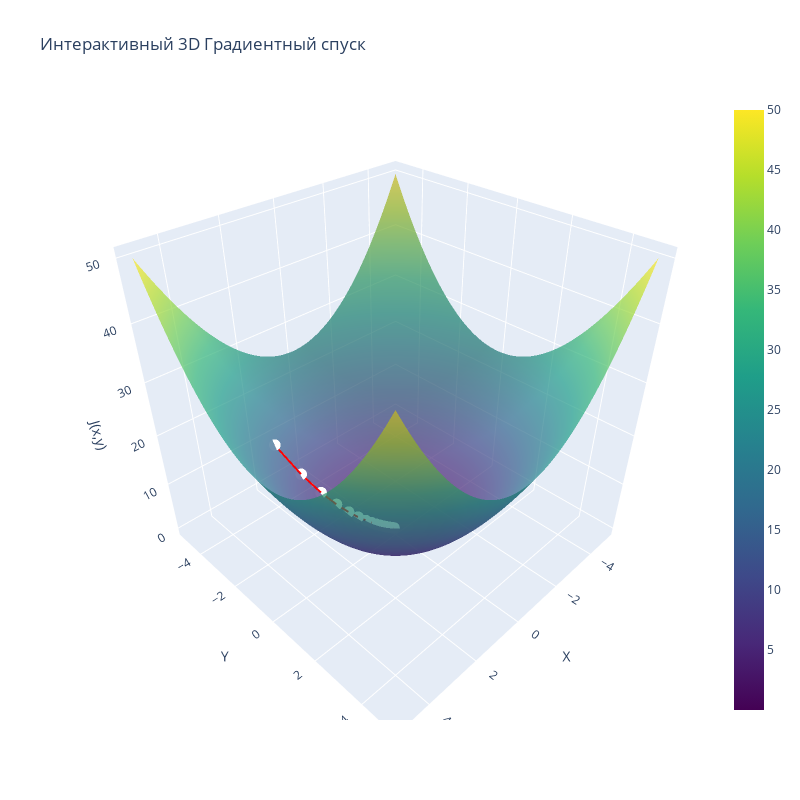

Notebook code for this chart:
### Code cell
import plotly.graph_objects as go
import numpy as np

def plot_interactive_3d(history):
    # 1. Создаем сетку для поверхности
    x_range = np.linspace(-5, 5, 100)
    y_range = np.linspace(-5, 5, 100)
    X, Y = np.meshgrid(x_range, y_range)
    Z = X**2 + Y**2

    # 2. Извлекаем путь спуска
    hist_x = np.array([p[0] for p in history])
    hist_y = np.array([p[1] for p in history])
    hist_z = hist_x**2 + hist_y**2

    fig = go.Figure()

    # Добавляем поверхность чаши
    fig.add_trace(go.Surface(x=x_range, y=y_range, z=Z, colorscale='Viridis', opacity=0.7))

    # Добавляем линию пути спуска
    fig.add_trace(go.Scatter3d(x=hist_x, y=hist_y, z=hist_z,
                               mode='lines+markers',
                               line=dict(color='red', width=4),
                               marker=dict(size=4, color='white'),
                               name='Путь спуска'))

    fig.update_layout(title='Интерактивный 3D Градиентный спуск',
                      scene=dict(xaxis_title='X', yaxis_title='Y', zaxis_title='J(x,y)'),
                      width=800, height=800)
    
    fig.show()

plot_interactive_3d(history)

### Figure 1 — Plotly figure (JSON) as saved in the notebook; plotly's stock layout.template omitted (floating-point values rounded to 4 significant figures; data arrays with more than 128 entries replaced by an {"elided": "..."} marker saying what was removed)
{"data": [{"colorscale": [[0, "#440154"], [0.1111, "#482878"], [0.2222, "#3e4989"], [0.3333, "#31688e"], [0.4444, "#26828e"], [0.5556, "#1f9e89"], [0.6667, "#35b779"], [0.7778, "#6ece58"], [0.8889, "#b5de2b"], [1, "#fde725"]], "opacity": 0.7, "type": "surface", "x": [-5.0, -4.899, -4.798, -4.697, -4.596, -4.495, -4.394, -4.293, -4.192, -4.091, -3.99, -3.889, -3.788, -3.687, -3.586, -3.485, -3.384, -3.283, -3.182, -3.081, -2.98, -2.879, -2.778, -2.677, -2.576, -2.475, -2.374, -2.273, -2.172, -2.071, -1.97, -1.869, -1.768, -1.667, -1.566, -1.465, -1.364, -1.263, -1.162, -1.061, -0.9596, -0.8586, -0.7576, -0.6566, -0.5556, -0.4545, -0.3535, -0.2525, -0.1515, -0.05051, 0.05051, 0.1515, 0.2525, 0.3535, 0.4545, 0.5556, 0.6566, 0.7576, 0.8586, 0.9596, 1.061, 1.162, 1.263, 1.364, 1.465, 1.566, 1.667, 1.768, 1.869, 1.97, 2.071, 2.172, 2.273, 2.374, 2.475, 2.576, 2.677, 2.778, 2.879, 2.98, 3.081, 3.182, 3.283, 3.384, 3.485, 3.586, 3.687, 3.788, 3.889, 3.99, 4.091, 4.192, 4.293, 4.394, 4.495, 4.596, 4.697, 4.798, 4.899, 5.0], "y": [-5.0, -4.899, -4.798, -4.697, -4.596, -4.495, -4.394, -4.293, -4.192, -4.091, -3.99, -3.889, -3.788, -3.687, -3.586, -3.485, -3.384, -3.283, -3.182, -3.081, -2.98, -2.879, -2.778, -2.677, -2.576, -2.475, -2.374, -2.273, -2.172, -2.071, -1.97, -1.869, -1.768, -1.667, -1.566, -1.465, -1.364, -1.263, -1.162, -1.061, -0.9596, -0.8586, -0.7576, -0.6566, -0.5556, -0.4545, -0.3535, -0.2525, -0.1515, -0.05051, 0.05051, 0.1515, 0.2525, 0.3535, 0.4545, 0.5556, 0.6566, 0.7576, 0.8586, 0.9596, 1.061, 1.162, 1.263, 1.364, 1.465, 1.566, 1.667, 1.768, 1.869, 1.97, 2.071, 2.172, 2.273, 2.374, 2.475, 2.576, 2.677, 2.778, 2.879, 2.98, 3.081, 3.182, 3.283, 3.384, 3.485, 3.586, 3.687, 3.788, 3.889, 3.99, 4.091, 4.192, 4.293, 4.394, 4.495, 4.596, 4.697, 4.798, 4.899, 5.0], "z": {"elided": "100x100 float values"}}, {"line": {"color": "red", "width": 4}, "marker": {"color": "white", "size": 4}, "mode": "lines+markers", "name": "Путь спуска", "type": "scatter3d", "x": [2.4, 1.92, 1.536, 1.229, 0.983, 0.7864, 0.6291, 0.5033, 0.4027, 0.3221, 0.2577, 0.2062, 0.1649, 0.1319, 0.1056, 0.08444, 0.06755, 0.05404, 0.04323, 0.03459], "y": [-3.2, -2.56, -2.048, -1.638, -1.311, -1.049, -0.8389, -0.6711, -0.5369, -0.4295, -0.3436, -0.2749, -0.2199, -0.1759, -0.1407, -0.1126, -0.09007, -0.07206, -0.05765, -0.04612], "z": [16.0, 10.24, 6.554, 4.194, 2.684, 1.718, 1.1, 0.7037, 0.4504, 0.2882, 0.1845, 0.1181, 0.07556, 0.04836, 0.03095, 0.01981, 0.01268, 0.008113, 0.005192, 0.003323]}], "layout": {"height": 800, "scene": {"xaxis": {"title": {"text": "X"}}, "yaxis": {"title": {"text": "Y"}}, "zaxis": {"title": {"text": "J(x,y)"}}}, "title": {"text": "Интерактивный 3D Градиентный спуск"}, "width": 800}}
